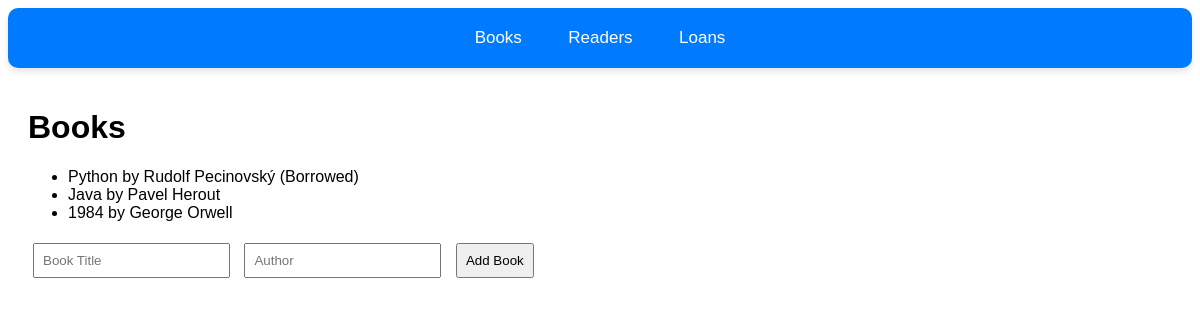
/books, run on the app's committed database.
### models.py (models this page shows)
class Books(db.Model):
    id = db.Column(db.Integer, primary_key=True)
    title = db.Column(db.String(100), nullable=False)
    author = db.Column(db.String(100), nullable=False)
    is_borrowed = db.Column(db.Boolean, default=False)

### main.py (the view, shortened to what this page needs)
@app.route('/books', methods=['GET', 'POST'])
def books_manage():
    books = Books.query.all()
    return render_template('books.html', books=books)

### templates/books.html
{% extends 'base.html' %}
{% block content %}
<h1>Books</h1>
<ul id="book-list">
    {% for book in books %}
    <li>
        {{ book.title }} by {{ book.author }} {% if book.is_borrowed %}(Borrowed){% endif %}
    </li>
    {% endfor %}
</ul>
<form method="POST" action="{{ url_for('books_manage') }}">
    <input type="text" name="title" placeholder="Book Title" required>
    <input type="text" name="author" placeholder="Author" required>
    <button type="submit">Add Book</button>
</form>
{% endblock %}

### static/style.css (style rules this page uses)
body { font-family: Arial, sans-serif; }
form input, form button { margin: 5px; padding: 8px; }

### data on the page
Books: title "Python", author "Rudolf Pecinovský", is_borrowed "(Borrowed)"
Books: title "Java", author "Pavel Herout"
Books: title "1984", author "George Orwell"
